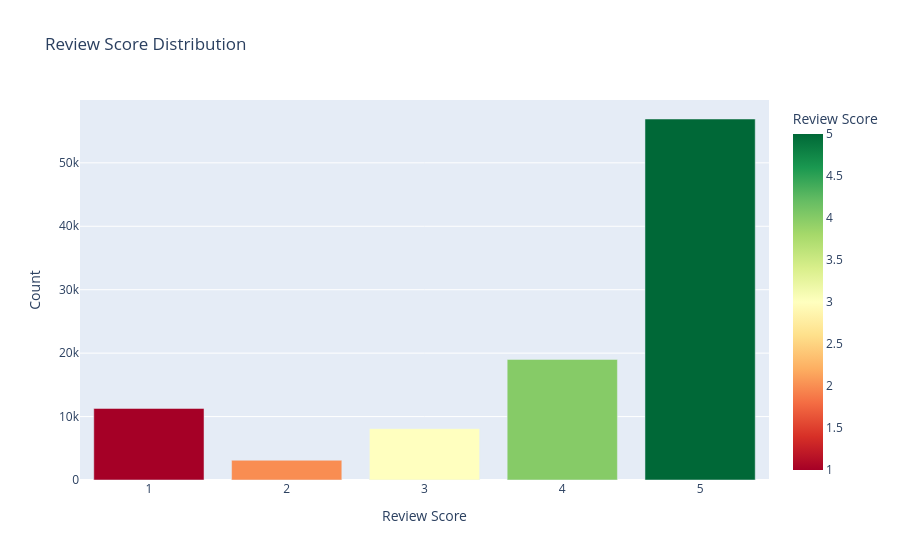
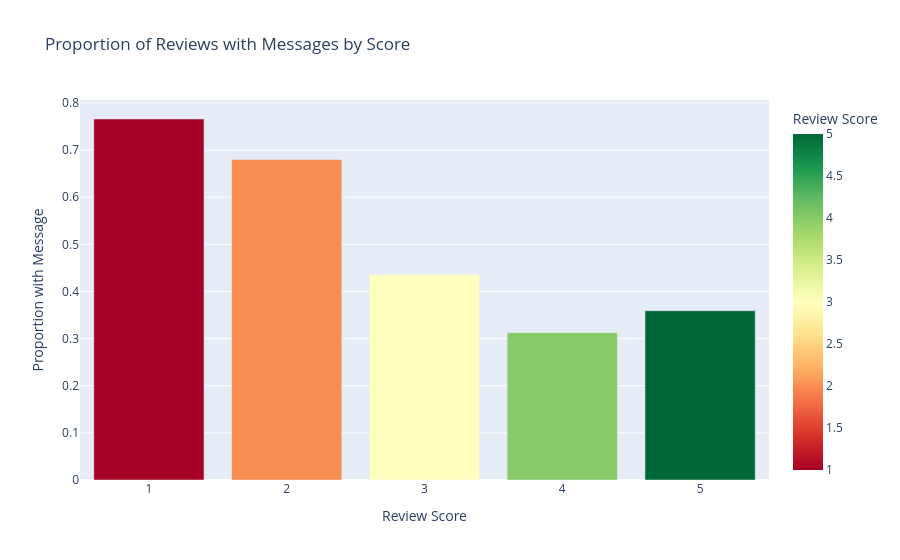
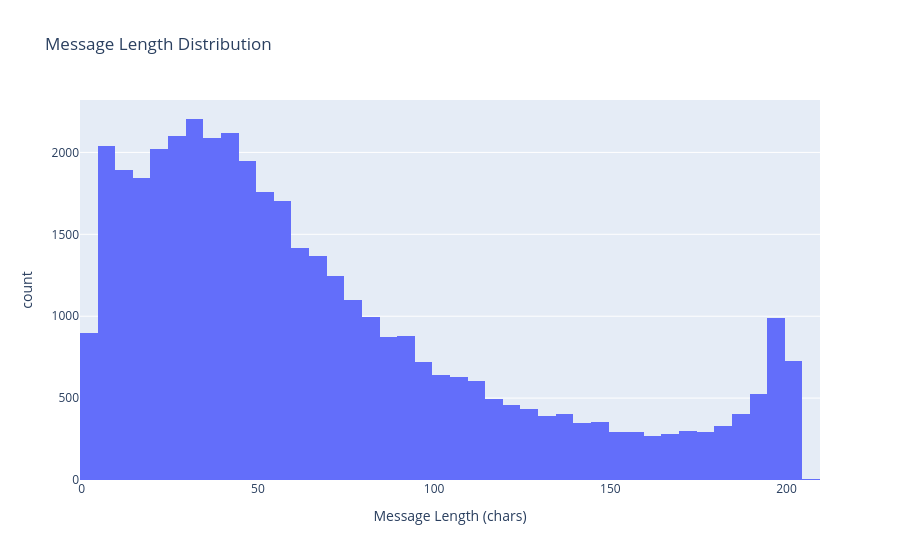
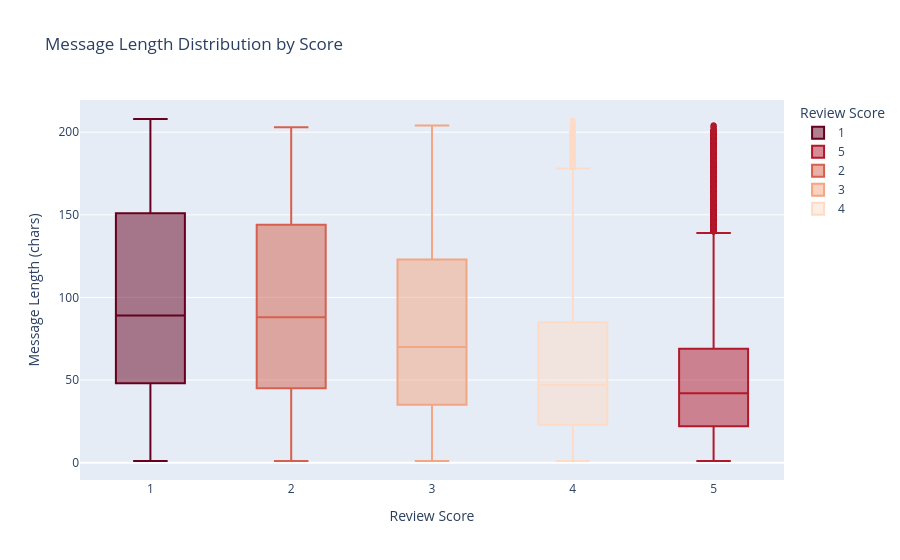

Notebook source saved alongside these figures, in order:
### Markdown cell above
### EDA

### Code cell
# 1. Review Score Distribution
fig1 = px.bar(
    df['review_score'].value_counts().sort_index().reset_index(),
    x='review_score',
    y='count',
    title='Review Score Distribution',
    labels={'review_score': 'Review Score', 'count': 'Count'},
    color='review_score',
    color_continuous_scale='RdYlGn'
)
fig1.show()

# 2. Message presence by score
df['has_message'] = df['review_comment_message'].notna()
message_by_score = df.groupby('review_score')['has_message'].agg(['sum', 'count'])
message_by_score['pct_with_message'] = message_by_score['sum'] / message_by_score['count']
message_by_score = message_by_score.reset_index()

fig2 = px.bar(
    message_by_score,
    x='review_score',
    y='pct_with_message',
    title='Proportion of Reviews with Messages by Score',
    labels={'review_score': 'Review Score', 'pct_with_message': 'Proportion with Message'},
    color='review_score',
    color_continuous_scale='RdYlGn'
)
fig2.show()

# 3. Message length histogram
df_with_msg = df[df['message_length'].notna()]

fig3 = px.histogram(
    df_with_msg,
    x='message_length',
    title='Message Length Distribution',
    labels={'message_length': 'Message Length (chars)', 'count': 'Count'},
    nbins=50
)
fig3.show()

# 4. Message length distribution by score
fig4 = px.box(
    df_with_msg,
    x='review_score',
    y='message_length',
    title='Message Length Distribution by Score',
    labels={'review_score': 'Review Score', 'message_length': 'Message Length (chars)'},
    color='review_score',
    color_discrete_sequence=px.colors.sequential.RdBu
)
fig4.show()

# 5. Translation coverage
coverage = pd.DataFrame({
    'type': ['Messages', 'Titles'],
    'translated': [df['translated_message'].notna().sum(), df['translated_title'].notna().sum()],
    'not_translated': [df['has_message'].sum() - df['translated_message'].notna().sum(),
                       df['review_comment_title'].notna().sum() - df['translated_title'].notna().sum()]
})
coverage_melted = coverage.melt(id_vars='type', var_name='status', value_name='count')

fig5 = px.bar(
    coverage_melted,
    x='type',
    y='count',
    color='status',
    title='Translation Coverage',
    labels={'type': 'Text Type', 'count': 'Count'},
    color_discrete_map={'translated': 'green', 'not_translated': 'lightgray'},
    barmode='stack'
)
fig5.show()

### Figure 1 — Plotly figure (JSON) as saved in the notebook; plotly's stock layout.template omitted (floating-point values rounded to 4 significant figures)
{"data": [{"alignmentgroup": "True", "hovertemplate": "Review Score=%{marker.color}<br>Count=%{y}<extra></extra>", "legendgroup": "", "marker": {"color": [1, 2, 3, 4, 5], "coloraxis": "coloraxis", "pattern": {"shape": ""}}, "name": "", "offsetgroup": "", "orientation": "v", "showlegend": false, "textposition": "auto", "type": "bar", "x": [1, 2, 3, 4, 5], "xaxis": "x", "y": [11282, 3114, 8097, 19007, 56910], "yaxis": "y"}], "layout": {"barmode": "relative", "coloraxis": {"colorbar": {"title": {"text": "Review Score"}}, "colorscale": [[0, "rgb(165,0,38)"], [0.1, "rgb(215,48,39)"], [0.2, "rgb(244,109,67)"], [0.3, "rgb(253,174,97)"], [0.4, "rgb(254,224,139)"], [0.5, "rgb(255,255,191)"], [0.6, "rgb(217,239,139)"], [0.7, "rgb(166,217,106)"], [0.8, "rgb(102,189,99)"], [0.9, "rgb(26,152,80)"], [1, "rgb(0,104,55)"]]}, "legend": {"tracegroupgap": 0}, "title": {"text": "Review Score Distribution"}, "xaxis": {"anchor": "y", "domain": [0, 1], "title": {"text": "Review Score"}}, "yaxis": {"anchor": "x", "domain": [0, 1], "title": {"text": "Count"}}}}

### Figure 2 — Plotly figure (JSON) as saved in the notebook; plotly's stock layout.template omitted (floating-point values rounded to 4 significant figures)
{"data": [{"alignmentgroup": "True", "hovertemplate": "Review Score=%{marker.color}<br>Proportion with Message=%{y}<extra></extra>", "legendgroup": "", "marker": {"color": [1, 2, 3, 4, 5], "coloraxis": "coloraxis", "pattern": {"shape": ""}}, "name": "", "offsetgroup": "", "orientation": "v", "showlegend": false, "textposition": "auto", "type": "bar", "x": [1, 2, 3, 4, 5], "xaxis": "x", "y": [0.7659, 0.6802, 0.4358, 0.3126, 0.3591], "yaxis": "y"}], "layout": {"barmode": "relative", "coloraxis": {"colorbar": {"title": {"text": "Review Score"}}, "colorscale": [[0, "rgb(165,0,38)"], [0.1, "rgb(215,48,39)"], [0.2, "rgb(244,109,67)"], [0.3, "rgb(253,174,97)"], [0.4, "rgb(254,224,139)"], [0.5, "rgb(255,255,191)"], [0.6, "rgb(217,239,139)"], [0.7, "rgb(166,217,106)"], [0.8, "rgb(102,189,99)"], [0.9, "rgb(26,152,80)"], [1, "rgb(0,104,55)"]]}, "legend": {"tracegroupgap": 0}, "title": {"text": "Proportion of Reviews with Messages by Score"}, "xaxis": {"anchor": "y", "domain": [0, 1], "title": {"text": "Review Score"}}, "yaxis": {"anchor": "x", "domain": [0, 1], "title": {"text": "Proportion with Message"}}}}

### Figure 3 — Plotly figure (JSON) as saved in the notebook; plotly's stock layout.template omitted (floating-point values rounded to 4 significant figures; data arrays with more than 128 entries replaced by an {"elided": "..."} marker saying what was removed)
{"data": [{"alignmentgroup": "True", "bingroup": "x", "hovertemplate": "Message Length (chars)=%{x}<br>count=%{y}<extra></extra>", "legendgroup": "", "marker": {"color": "#636efa", "pattern": {"shape": ""}}, "name": "", "nbinsx": 50, "offsetgroup": "", "orientation": "v", "showlegend": false, "type": "histogram", "x": {"elided": "40668 int values"}, "xaxis": "x", "yaxis": "y"}], "layout": {"barmode": "relative", "legend": {"tracegroupgap": 0}, "title": {"text": "Message Length Distribution"}, "xaxis": {"anchor": "y", "domain": [0, 1], "title": {"text": "Message Length (chars)"}}, "yaxis": {"anchor": "x", "domain": [0, 1], "title": {"text": "count"}}}}

### Figure 4 — Plotly figure (JSON) as saved in the notebook; plotly's stock layout.template omitted (floating-point values rounded to 4 significant figures; data arrays with more than 128 entries replaced by an {"elided": "..."} marker saying what was removed)
{"data": [{"alignmentgroup": "True", "hovertemplate": "Review Score=%{x}<br>Message Length (chars)=%{y}<extra></extra>", "legendgroup": "1", "marker": {"color": "rgb(103,0,31)"}, "name": "1", "notched": false, "offsetgroup": "1", "orientation": "v", "showlegend": true, "type": "box", "x": {"elided": "8641 int values"}, "x0": " ", "xaxis": "x", "y": {"elided": "8641 int values"}, "y0": " ", "yaxis": "y"}, {"alignmentgroup": "True", "hovertemplate": "Review Score=%{x}<br>Message Length (chars)=%{y}<extra></extra>", "legendgroup": "5", "marker": {"color": "rgb(178,24,43)"}, "name": "5", "notched": false, "offsetgroup": "5", "orientation": "v", "showlegend": true, "type": "box", "x": {"elided": "20439 int values"}, "x0": " ", "xaxis": "x", "y": {"elided": "20439 int values"}, "y0": " ", "yaxis": "y"}, {"alignmentgroup": "True", "hovertemplate": "Review Score=%{x}<br>Message Length (chars)=%{y}<extra></extra>", "legendgroup": "2", "marker": {"color": "rgb(214,96,77)"}, "name": "2", "notched": false, "offsetgroup": "2", "orientation": "v", "showlegend": true, "type": "box", "x": {"elided": "2118 int values"}, "x0": " ", "xaxis": "x", "y": {"elided": "2118 int values"}, "y0": " ", "yaxis": "y"}, {"alignmentgroup": "True", "hovertemplate": "Review Score=%{x}<br>Message Length (chars)=%{y}<extra></extra>", "legendgroup": "3", "marker": {"color": "rgb(244,165,130)"}, "name": "3", "notched": false, "offsetgroup": "3", "orientation": "v", "showlegend": true, "type": "box", "x": {"elided": "3529 int values"}, "x0": " ", "xaxis": "x", "y": {"elided": "3529 int values"}, "y0": " ", "yaxis": "y"}, {"alignmentgroup": "True", "hovertemplate": "Review Score=%{x}<br>Message Length (chars)=%{y}<extra></extra>", "legendgroup": "4", "marker": {"color": "rgb(253,219,199)"}, "name": "4", "notched": false, "offsetgroup": "4", "orientation": "v", "showlegend": true, "type": "box", "x": {"elided": "5941 int values"}, "x0": " ", "xaxis": "x", "y": {"elided": "5941 int values"}, "y0": " ", "yaxis": "y"}], "layout": {"boxmode": "overlay", "legend": {"title": {"text": "Review Score"}, "tracegroupgap": 0}, "title": {"text": "Message Length Distribution by Score"}, "xaxis": {"anchor": "y", "categoryarray": [1, 5, 2, 3, 4], "categoryorder": "array", "domain": [0, 1], "title": {"text": "Review Score"}}, "yaxis": {"anchor": "x", "domain": [0, 1], "title": {"text": "Message Length (chars)"}}}}
